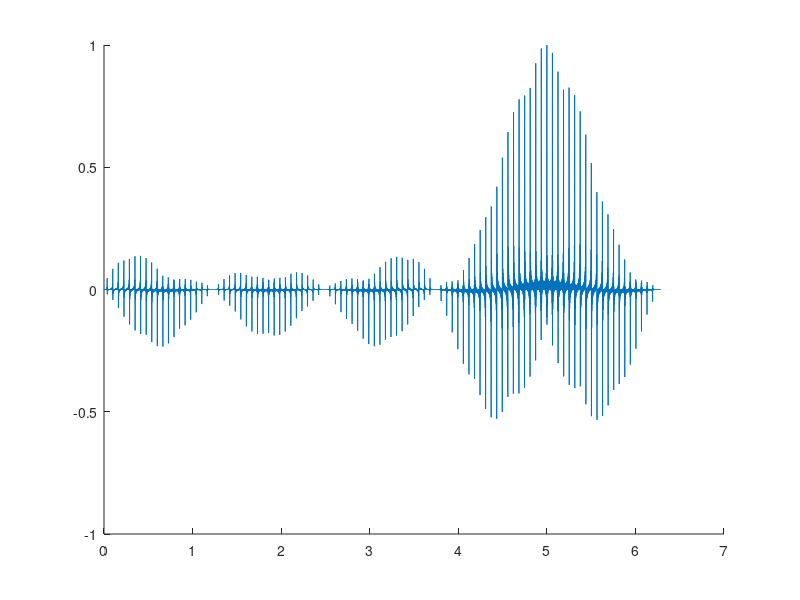

Write MATLAB code to recreate this figure.
Np = 5;
M = 30;

Tscan = 100;

ut = 5;

u = linspace(0, 2*pi, 10000);

Y1 = sin(Np * (ut - u)/2) ./ sin((ut - u)/2);
Y2 = sin(M .* Tscan .* (ut - u)/2) ./ sin(Tscan .* (ut - u)/2);
Y3 = cos((ut - u)/2 .* (Np + 1 + Tscan * (M - 1)));

% figure; plot(u, Y1./max(Y1)); hold on; plot(u, Y2./max(Y2)); 
% 
% figure; hold on; plot(u, Y1.*Y2./max(Y1.*Y2)); hold on; plot(u, Y1.* Y2 .* Y3 ./ max(Y1 .* Y2 .* Y3));

% figure; plot(u, Y1./max(Y1)); 
hold on; plot(u, Y1.* Y2 .* Y3./max(Y1 .* Y2 .* Y3));
 
% X = sin(Np * (ut - u)/2) ./ sin((ut - u)/2) .* sin(Nscan .* Tscan .* (ut - u)/2) ./ sin(Tscan .* (ut - u)/2)...
%     .* cos((ut - u)/2 .* (Np + Tscan * (M - 1)));
% 
% figure; plot(u, Y./max(Y)); hold on; plot(u, (X./max(X))); grid on;
%%
% dT = 1e-3;
% Np = 25*dT;
% M = 3;
% 
% Tscan = 100*dT;
% lambda = 0.03;
% 
% ut = 3 * 4 * pi/lambda;
% 
% u = ut + linspace(-ut, 15*4*pi/lambda-ut, 1000) +  eps;
% % u(u==ut) = ut+eps;
% 
% Y1 = sin(Np * (ut - u)/2 + eps) ./ sin((ut - u)/2 + eps);
% 
% Y2 = sin(M .* Tscan .* (ut - u)/2) ./ sin(Tscan .* (ut - u)/2);
% Y3 = cos((ut - u)/2 .* (Np + 1 + Tscan * (M - 1)));
% 
% % figure; plot(u, Y1./max(Y1)); hold on; plot(u, Y2./max(Y2)); 
% % 
% % figure; hold on; plot(u, Y1.*Y2./max(Y1.*Y2)); hold on; plot(u, Y1.* Y2 .* Y3 ./ max(Y1 .* Y2 .* Y3));
% 
% % figure; plot(u, Y1./max(Y1)); 
% hold on; plot(u*lambda/(4*pi), Y1.* Y2 .* Y3./max(Y1 .* Y2 .* Y3));
% 
% 
